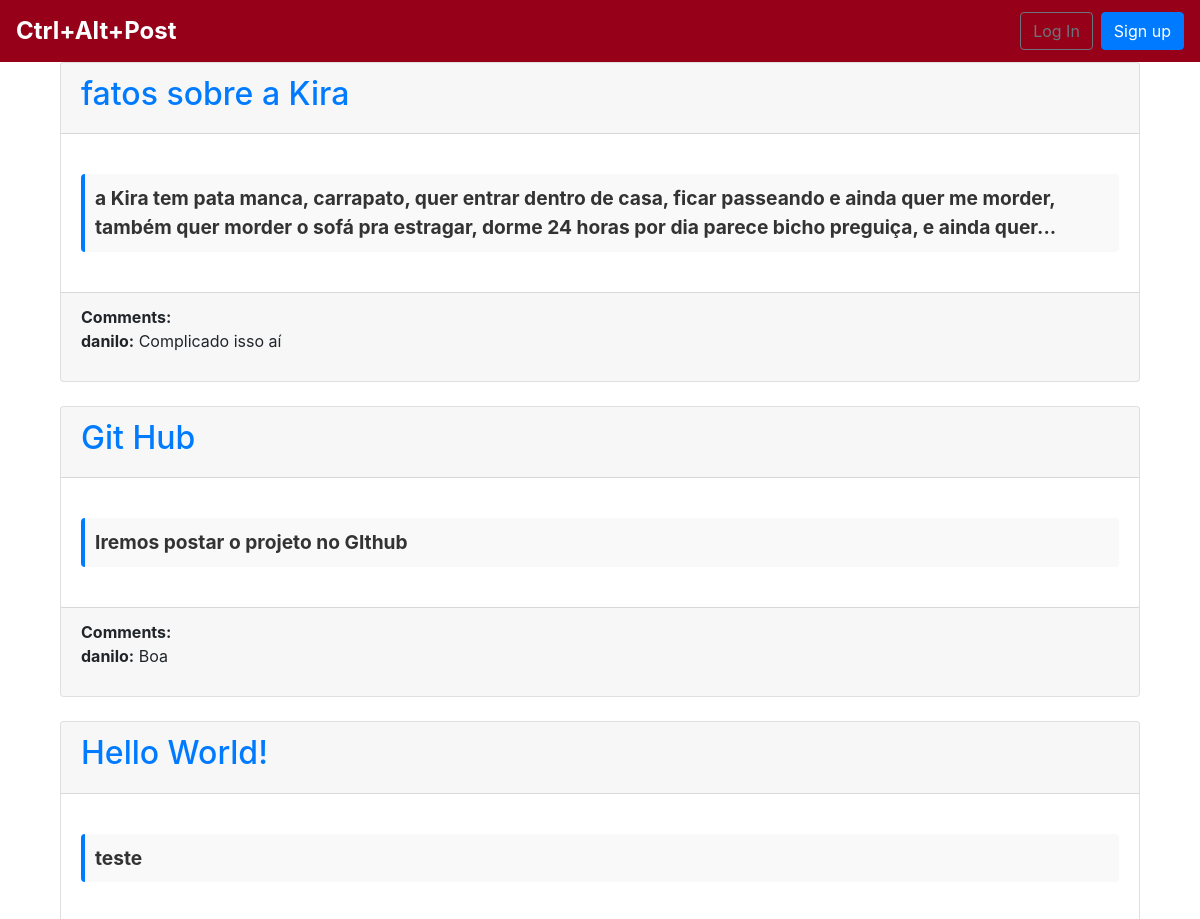
Before: / (upper part) with the older database file.
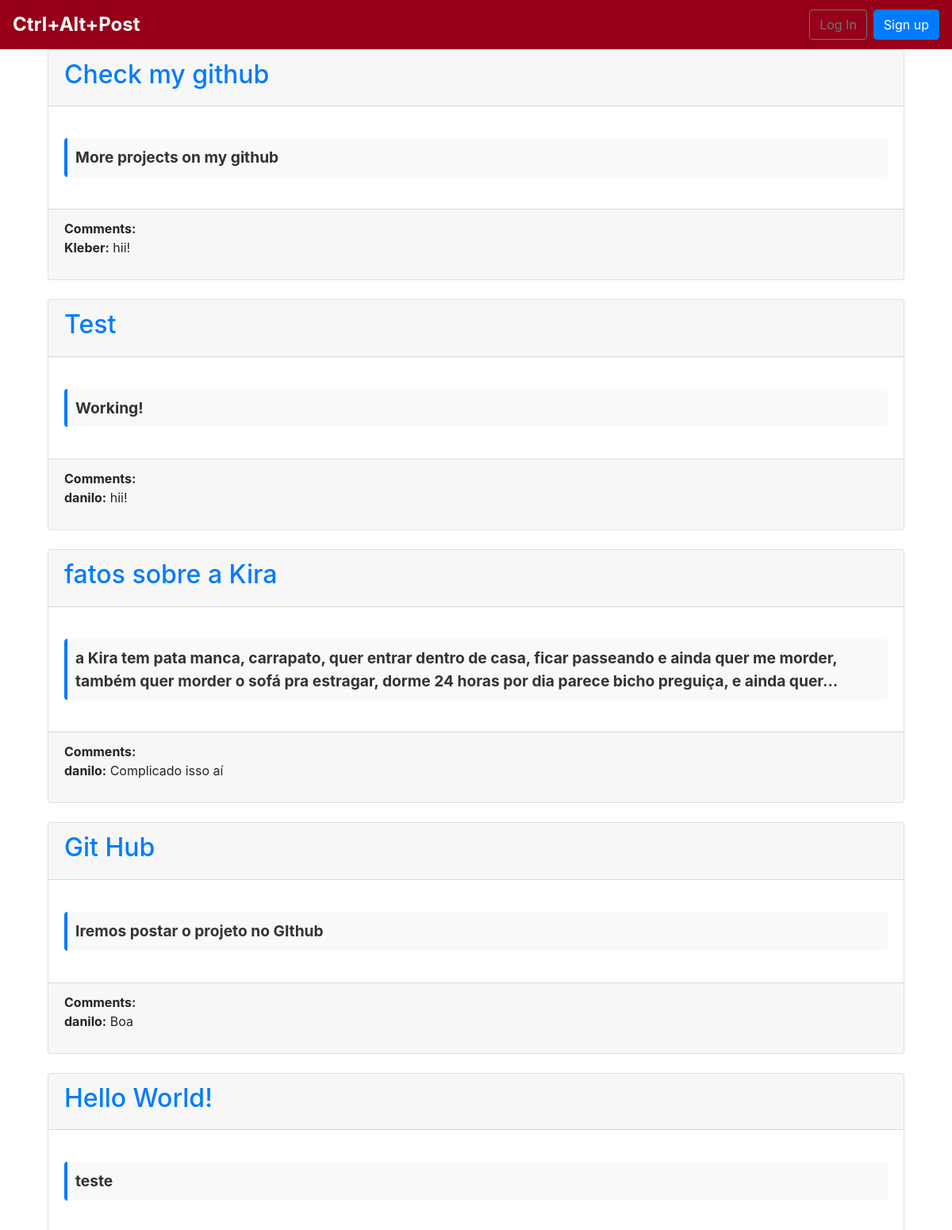
After: the same page with the newer database file.
### blog/models.py (models this page shows, shortened)
class Post(models.Model):
    title = models.CharField(max_length=200)
    author = models.ForeignKey(
        'auth.User',
        on_delete = models.CASCADE
    )
    date = models.DateTimeField(auto_now_add = True)
    body = models.TextField()

class Comment(models.Model):
    comment = models.CharField(max_length=255)
    post = models.ForeignKey(Post, on_delete=models.CASCADE, related_name='comments')  # Adicione related_name='comments'
    author = models.ForeignKey(User, on_delete=models.CASCADE)
    created_at = models.DateTimeField(auto_now_add=True)

### blog/views.py (the view)
# urls.py: path('', BlogListView.as_view(), name='home'),
class BlogListView(ListView):
    model = Post
    template_name = 'home.html'
    context_object_name = 'posts'  # Adiciona o nome do contexto
    def get_queryset(self):
        return Post.objects.all().order_by('-date')

### blog/templates/home.html (shortened to what this page needs)
{% extends 'base.html' %}
{% block content %}
<div class="container">
    {% for post in posts %}
    <div class="post-entry mb-4">
        <div class="card">
            <div class="card-header">
                <h2><a href="{% url 'post_detail' post.pk %}">{{ post.title }}</a></h2>
            </div>
            <div class="card-body">
                <p class = "post-body">{{ post.body|slice:":200" }}{% if post.body|length > 100 %}...{% endif %}</p>
            </div>
            <div class="card-footer">
                <strong>Comments:</strong>
                {% if post.comments.count > 0 %}
                    <div class="comments-list">
                        {% for comment in post.comments.all %}
                        <div class="comment-entry mb-2">
                            <p><strong>{{ comment.author.username }}:</strong> {{ comment.comment }}</p>
                        </div>
                        {% endfor %}
                    </div>
                {% else %}
                    <p style="font-style: italic;">This post has no comments yet.</p>
                {% endif %}
            </div>
        </div>
    </div>
    {% endfor %}
</div>
{% endblock content %}

Changed rows visible on the page:
added Post: title "Check my github", body "More projects on my github"
added Comment: author.username "Kleber", comment "hii!", shown under "Check my github"
added Post: title "Test", body "Working!"
added Comment: author.username "danilo", comment "hii!", shown under "Test"
